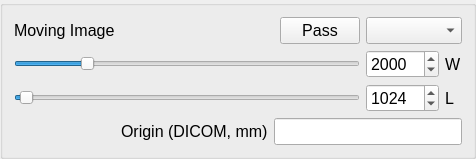
        <widget class="QGroupBox" name="groupBox_2">
         <property name="maximumSize">
          <size>
           <width>16777215</width>
           <height>200</height>
          </size>
         </property>
         <property name="font">
          <font>
           <pointsize>12</pointsize>
          </font>
         </property>
         <property name="title">
          <string/>
         </property>
         <layout class="QGridLayout" name="gridLayout_11">
          <item row="4" column="0">
           <spacer name="horizontalSpacer_3">
            <property name="font">
             <font>
              <pointsize>12</pointsize>
             </font>
            </property>
            <property name="orientation">
             <enum>Qt::Horizontal</enum>
            </property>
            <property name="sizeHint" stdset="0">
             <size>
              <width>40</width>
              <height>20</height>
             </size>
            </property>
           </spacer>
          </item>
          <item row="2" column="5">
           <widget class="QSpinBox" name="spinBoxMovingW">
            <property name="font">
             <font>
              <pointsize>12</pointsize>
             </font>
            </property>
            <property name="maximum">
             <number>10000</number>
            </property>
            <property name="singleStep">
             <number>100</number>
            </property>
            <property name="value">
             <number>2000</number>
            </property>
           </widget>
          </item>
          <item row="3" column="6">
           <widget class="QLabel" name="label_32">
            <property name="font">
             <font>
              <pointsize>12</pointsize>
             </font>
            </property>
            <property name="text">
             <string>L</string>
            </property>
           </widget>
          </item>
          <item row="3" column="0" colspan="5">
           <widget class="QSlider" name="sliderMovingL">
            <property name="font">
             <font>
              <pointsize>12</pointsize>
             </font>
            </property>
            <property name="maximum">
             <number>65535</number>
            </property>
            <property name="singleStep">
             <number>10</number>
            </property>
            <property name="pageStep">
             <number>100</number>
            </property>
            <property name="value">
             <number>1024</number>
            </property>
            <property name="orientation">
             <enum>Qt::Horizontal</enum>
            </property>
           </widget>
          </item>
          <item row="0" column="4">
           <widget class="QPushButton" name="pushButtonPassMoving">
            <property name="font">
             <font>
              <pointsize>12</pointsize>
             </font>
            </property>
            <property name="text">
             <string>Pass</string>
            </property>
           </widget>
          </item>
          <item row="0" column="0">
           <widget class="QLabel" name="label_13">
            <property name="font">
             <font>
              <pointsize>12</pointsize>
             </font>
            </property>
            <property name="text">
             <string>Moving Image</string>
            </property>
           </widget>
          </item>
          <item row="2" column="6">
           <widget class="QLabel" name="label_31">
            <property name="maximumSize">
             <size>
              <width>16777215</width>
              <height>16777215</height>
             </size>
            </property>
            <property name="font">
             <font>
              <pointsize>12</pointsize>
             </font>
            </property>
            <property name="text">
             <string>W</string>
            </property>
           </widget>
          </item>
          <item row="3" column="5">
           <widget class="QSpinBox" name="spinBoxMovingL">
            <property name="font">
             <font>
              <pointsize>12</pointsize>
             </font>
            </property>
            <property name="maximum">
             <number>65535</number>
            </property>
            <property name="singleStep">
             <number>100</number>
            </property>
            <property name="value">
             <number>1024</number>
            </property>
           </widget>
          </item>
          <item row="2" column="0" colspan="5">
           <widget class="QSlider" name="sliderMovingW">
            <property name="font">
             <font>
              <pointsize>12</pointsize>
             </font>
            </property>
            <property name="maximum">
             <number>10000</number>
            </property>
            <property name="singleStep">
             <number>10</number>
            </property>
            <property name="pageStep">
             <number>100</number>
            </property>
            <property name="value">
             <number>2000</number>
            </property>
            <property name="orientation">
             <enum>Qt::Horizontal</enum>
            </property>
           </widget>
          </item>
          <item row="4" column="1" colspan="2">
           <widget class="QLabel" name="label_18">
            <property name="font">
             <font>
              <pointsize>12</pointsize>
             </font>
            </property>
            <property name="text">
             <string>Origin (DICOM, mm)</string>
            </property>
           </widget>
          </item>
          <item row="0" column="1" colspan="3">
           <spacer name="horizontalSpacer_2">
            <property name="font">
             <font>
              <pointsize>12</pointsize>
             </font>
            </property>
            <property name="orientation">
             <enum>Qt::Horizontal</enum>
            </property>
            <property name="sizeHint" stdset="0">
             <size>
              <width>40</width>
              <height>20</height>
             </size>
            </property>
           </spacer>
          </item>
          <item row="0" column="5" colspan="2">
           <widget class="QComboBox" name="comboBoxImgMoving">
            <property name="font">
             <font>
              <pointsize>12</pointsize>
             </font>
            </property>
           </widget>
          </item>
          <item row="4" column="3" colspan="4">
           <widget class="QLineEdit" name="lineEditOriginMoving">
            <property name="font">
             <font>
              <pointsize>12</pointsize>
             </font>
            </property>
           </widget>
          </item>
         </layout>
        </widget>
